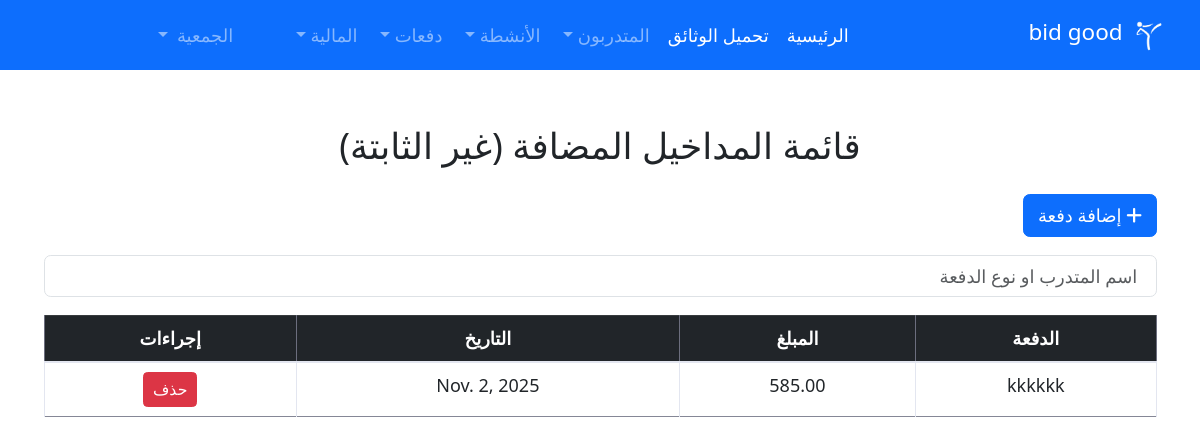
Page /added_payments_history/ (signed in) on the committed database.
### trainers/models.py (models this page shows, shortened)
class OrganizationInfo(models.Model):
    name = models.CharField(max_length=255, verbose_name='اسم الجمعية')
    slug = models.SlugField(unique=True, verbose_name='المعرف')
    description = models.TextField(blank=True, verbose_name='الوصف')
    established_date = models.DateField(blank=True, null=True, verbose_name='تاريخ التأسيس')
    rent_amount = models.DecimalField(max_digits=10, decimal_places=2, default=0, verbose_name='مبلغ الإيجار')
    phone_number = models.CharField(max_length=15, blank=True, verbose_name='رقم الهاتف')
    email = models.EmailField(blank=True, verbose_name='البريد الإلكتروني')
    datepay = models.DateField(blank=True, null=True, verbose_name='تاريخ الدفع')
    is_active = models.BooleanField(default=True, verbose_name='نشطة')
    subscription_tier = models.CharField(
        max_length=20,
        choices=[('free', 'مجاني'), ('basic', 'أساسي'), ('premium', 'متميز')],
        default='free',
        verbose_name='نوع الاشتراك'
    )
    max_trainers = models.IntegerField(default=50, verbose_name='الحد الأقصى للمتدربين')
    created_at = models.DateTimeField(auto_now_add=True, verbose_name='تاريخ الإنشاء')
    class Meta:
        verbose_name = 'جمعية'
        verbose_name_plural = 'الجمعيات'
        ordering = ['-created_at']

class Addedpay(models.Model):
    organization = models.ForeignKey(
        OrganizationInfo,
        on_delete=models.CASCADE,
        related_name='additional_payments',
        verbose_name='الجمعية'
    )
    title = models.CharField(max_length=100, verbose_name='العنوان')
    desc = models.TextField(blank=True, verbose_name='الوصف')
    amount = models.DecimalField(max_digits=10, decimal_places=2, verbose_name='المبلغ')
    date = models.DateTimeField(verbose_name='التاريخ')
    class Meta:
        verbose_name = 'دفعة إضافية'
        verbose_name_plural = 'الدفعات الإضافية'
        ordering = ['-date']

### trainers/views.py (the view)
# urls.py: path('added_payments_history/', views.added_payments_history, name='added_payments_history'),
@login_required(login_url='/login/')
@require_organization
def added_payments_history(request):
    organization = request.organization
    return render(request, "pages/added_payments_history.html", {'payments': Addedpay.objects.filter(organization=organization)})

### trainers/templates/pages/added_payments_history.html (shortened to what this page needs)
{% extends 'base/base.html' %}
{% block content %}
<div class="container mt-5">
    <h2 class="text-center mb-4">قائمة المداخيل المضافة (غير الثابتة)</h2>
    <a href="{% url 'add_expenses' %}" class="btn btn-primary"><i class="fa-solid fa-plus"></i> إضافة دفعة</a>
    <div class="filler-job-form mt-3 mb-3">
        <input id="search-input" placeholder=" اسم المتدرب او نوع الدفعة" type="search" class="form-control filler-job-input-box form-control" onkeyup="filterTrainers()" />
    </div>
    <div class="table-responsive ">
        <table class="table table-bordered text-center">
            <thead class="table-dark">
                <tr>
                    <th scope="col">الدفعة</th>
                    <th scope="col">المبلغ</th>
                    <th scope="col">التاريخ</th>
                    <th scope="col">إجراءات</th>
                </tr>
            </thead>
            <tbody class="candidate-list">
                {% for payment in payments %}
                <tr>
                    <td class="cat">{{ payment.title }}</td>
                    <td  class="trainee">{{ payment.amount }}</td>
                    <td>{{ payment.date.date }}</td>
                    <td>
                        <form action="{% url 'delete_pay' payment.id %}" method="post" style="display:inline;">
                            <button type="submit" class="btn btn-danger btn-sm" onclick="return confirm('هل أنت متأكد من الحذف؟')">حذف</button>
                        </form>
                    </td>
                </tr>
                {% empty %}
                <tr>
                    <td colspan="5" class="text-muted">لا توجد مداخيل مسجلة.</td>
                </tr>
                {% endfor %}
            </tbody>
        </table>
    </div>
</div>
{% endblock %}

### trainers/templates/base/sidebar.html (shortened to what this page needs)
{% load static %}
<nav class="navbar navbar-expand-lg navbar-dark bg-primary">
    <div class="container-fluid">
        <a class="navbar-brand" href="{% url 'home' %}">
            <img src="{% static 'images/logo/logo.png' %}" alt="Logo" width="40" height="40" class="d-inline-block align-text-top">
            {% if request.organization %} {{ request.organization.name }} {% else %} الجمعية {% endif %}
        </a>
        <div class="collapse navbar-collapse" id="navbarNav">
            <ul class="navbar-nav me-auto mb-2 mb-lg-0">
                <li class="nav-item">
                    <a class="nav-link active" aria-current="page" href="{% url 'home' %}">الرئيسية</a>
                </li>
                <li class="nav-item">
                    <a class="nav-link active" aria-current="page" href="{% url 'trainees_report' %}">تحميل الوثائق</a>
                </li>
                <li class="nav-item dropdown">
                    <a class="nav-link dropdown-toggle" href="#" id="traineesDropdown" role="button" data-bs-toggle="dropdown" aria-expanded="false">
                        المتدربون
                    </a>
                </li>
                <li class="nav-item dropdown">
                    <a class="nav-link dropdown-toggle" href="#" id="activitiesDropdown" role="button" data-bs-toggle="dropdown" aria-expanded="false">
                        الأنشطة
                    </a>
                </li>
                <li class="nav-item dropdown">
                    <a class="nav-link dropdown-toggle " href="#" id="traineesDropdown" role="button" data-bs-toggle="dropdown" aria-expanded="false">
                        دفعات
                    </a>
                </li>
                {% if user.is_superuser %}
                <li class="nav-item dropdown">
                    <a class="nav-link dropdown-toggle"  id="financialDropdown" role="button" data-bs-toggle="dropdown" aria-expanded="false">
                        المالية
                    </a>
                </li>
                {% else %}
                <li><a class="nav-link active" href="{% url 'logout' %}">تسجيل الخروج</a></li>
                {% endif %}
            </ul>
            {% if user.is_superuser %}
            <ul class="navbar-nav ms-auto">
                <li class="nav-item dropdown">
                    <a class="nav-link dropdown-toggle" href="#" id="userDropdown" role="button" data-bs-toggle="dropdown" aria-expanded="false">
                        <span class="ms-1">الجمعية</span>
                    </a>
            {% endif %}
                </li>
            </ul>
        </div>
    </div>
</nav>

### trainers/templates/base/base.html (style rules this page uses)
* { font-size: large; }
a { color: #02af74; text-decoration: none; }

### rows in the picture
OrganizationInfo: organization.name "bid good"
Addedpay: title "kkkkkk", amount "585.00", date "Nov. 2, 2025"
